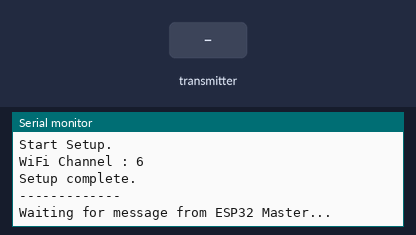
The sketch below on a simulated ESP32. Shown: the last lines printed to the serial monitor. The test bench sets the inputs (shaded band).

Above: at 3.2 s.
3.3 s: the transmitter starts sending str_r_Text = 0
At 4.5 s:
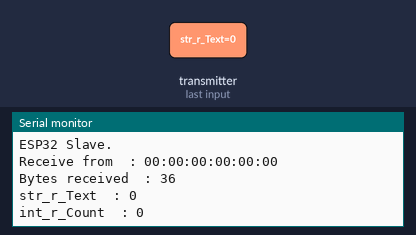
4.8 s: the transmitter starts sending int_r_Count = 1024
At 7.4 s:
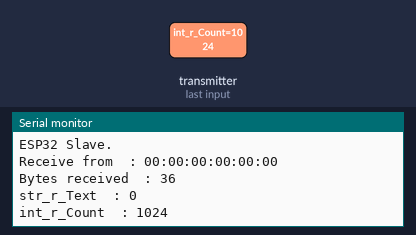
7.8 s: the transmitter starts sending str_r_Text = 1
9.3 s: the transmitter starts sending int_r_Count = 2048
At 12.1 s:
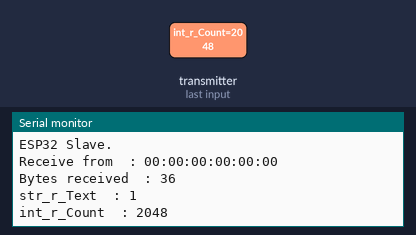
Timing chart, 0 to 13.6 s (numbered marks = the images above; inputs shaded):
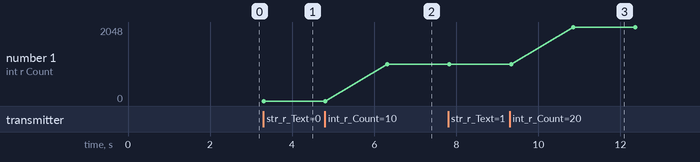

The sketch:

02_ESP-NOW_Communication_Test--SLAVE.ino
```cpp
#include <WiFi.h>
#include <esp_wifi.h>
#include <esp_now.h>

#define CHANNEL 1

// địa chỉ MAC của Master
uint8_t broadcastAddress[] = {0xff, 0xff, 0xff, 0xff, 0xff, 0xff};

typedef struct structure_to_send_messages {
  char str_s_Text[32];
  int int_s_Count;
} structure_to_send_messages;

structure_to_send_messages s_Messages;

typedef struct structure_to_receive_messages {
  char str_r_Text[32];
  int int_r_Count;
} structure_to_receive_messages;

structure_to_receive_messages r_Messages;

int cnt = 0;

esp_now_peer_info_t peerInfo;

void OnDataSent(const uint8_t * mac_addr, esp_now_send_status_t status) {
  char macStr[18];
  snprintf(macStr, sizeof(macStr), "%02x:%02x:%02x:%02x:%02x:%02x",
                                  mac_addr[0], mac_addr[1], mac_addr[2],
                                  mac_addr[3], mac_addr[4], mac_addr[5]);

  Serial.println();
  Serial.println("ESP32 Slave.");
  Serial.print("Send message to\t\t: "); Serial.println(macStr);
  Serial.print("Message sending status\t: ");
  Serial.println(status == ESP_NOW_SEND_SUCCESS ? "Delivery Success" : "Delivery Fail");
}

void OnDataRecv(const uint8_t * mac_addr, const uint8_t * incomingData, int len) {
  char macStr[18];
  snprintf(macStr, sizeof(macStr), "%02x:%02x:%02x:%02x:%02x:%02x",
                                  mac_addr[0], mac_addr[1], mac_addr[2],
                                  mac_addr[3], mac_addr[4], mac_addr[5]);

  memcpy(&r_Messages, incomingData, sizeof(r_Messages));

  Serial.println();
  Serial.println("ESP32 Slave.");
  Serial.print("Receive from\t: "); Serial.println(macStr);
  Serial.print("Bytes received\t: "); Serial.println(len);
  Serial.print("str_r_Text\t: ");
  Serial.println(r_Messages.str_r_Text);
  Serial.print("int_r_Count\t: ");
  Serial.println(r_Messages.int_r_Count);

  cnt = r_Messages.int_r_Count;

  Send_Reply_Message();
}

void Send_Reply_Message() {
  delay(1500);

  strcpy(s_Messages.str_s_Text, "Hello ESP32 Master");
  s_Messages.int_s_Count = cnt;

  esp_err_t result = esp_now_send(broadcastAddress, (uint8_t *) &s_Messages, sizeof(s_Messages));

  if (result != ESP_OK) {
    Serial.println();
    Serial.println("Error sending the data");
  }
}

void setup() {
  Serial.begin(115200);
  Serial.println();
  delay(2000);

  Serial.println("ESP32 Slave.");

  Serial.println();
  Serial.println("-------------");
  Serial.println("Start Setup.");

  WiFi.mode(WIFI_STA);

  int cur_WIFIchannel = WiFi.channel();

  if (cur_WIFIchannel != CHANNEL) {
    esp_wifi_set_promiscuous(true);
    esp_wifi_set_channel(CHANNEL, WIFI_SECOND_CHAN_NONE);
    esp_wifi_set_promiscuous(false);
  }

  Serial.println();
  Serial.print("WiFi Channel : "); Serial.println(WiFi.channel());

  if (esp_now_init() != ESP_OK) {
    Serial.println();
    Serial.println("Error initializing ESP-NOW");
    return;
  }

  esp_now_register_send_cb(OnDataSent);

  memcpy(peerInfo.peer_addr, broadcastAddress, 6);
  peerInfo.channel = CHANNEL;
  peerInfo.encrypt = false;

  if (esp_now_add_peer(&peerInfo) != ESP_OK){
    Serial.println("Failed to add peer");
    return;
  }

  esp_now_register_recv_cb(esp_now_recv_cb_t(OnDataRecv));

  Serial.println();
  Serial.println("Setup complete.");
  Serial.println("-------------");

  Serial.println();
  Serial.println("Waiting for message from ESP32 Master...");
}

void loop() {
  // put your main code here, to run repeatedly:

  delay(1);
}
```

Measured:
- after the input at 3.3 s, the serial monitor: prints a new line at once (image 1)
- after the input at 4.8 s, the serial monitor: prints a new line after 1.5 s (image 2)
- after the input at 9.3 s, the serial monitor: prints a new line after 1.6 s (image 3)
- plotted number 1: 0 → 1024 after the input at 4.8 s, 1024 → 2048 after the input at 9.3 s
